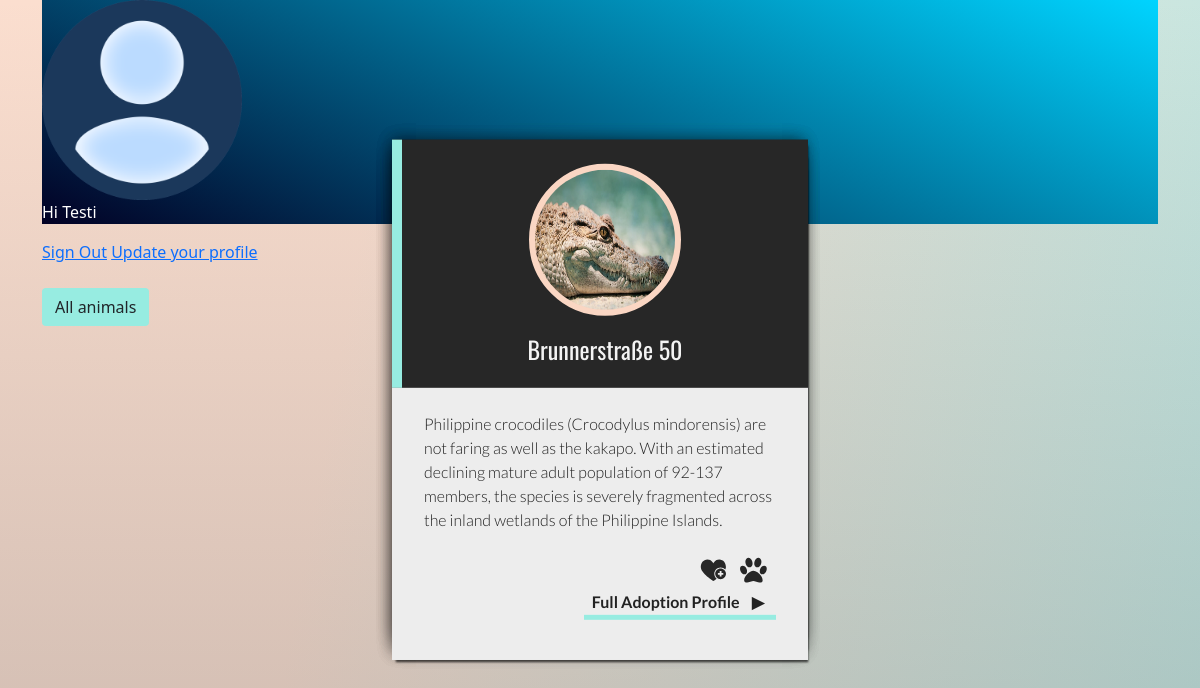
The page /login/senior.php (signed in) on the database its author committed.
### tables this page shows
CREATE TABLE `users` (
  `id` int(11) NOT NULL,
  `firstName` char(30) NOT NULL,
  `lastName` char(30) NOT NULL,
  `email` char(50) NOT NULL,
  `phoneNumber` int(12) NOT NULL,
  `address` char(50) NOT NULL,
  `picture` char(255) DEFAULT NULL,
  `password` varchar(255) NOT NULL,
  `status` varchar(250) NOT NULL DEFAULT 'user'
);

CREATE TABLE `animals` (
  `animalId` int(11) NOT NULL,
  `picture` char(250) NOT NULL,
  `location` char(100) NOT NULL,
  `description` char(250) NOT NULL,
  `size` varchar(25) NOT NULL,
  `age` int(11) NOT NULL,
  `hobbies` char(100) NOT NULL,
  `breed` char(50) NOT NULL
);

### login/senior.php (the view, shortened to what this page needs)
<?php
require_once '../components/db_connect.php';
$res = mysqli_query($connect, "SELECT * FROM users WHERE id=" . $_SESSION['user']);
$row = mysqli_fetch_array($res, MYSQLI_ASSOC);
$sql= "SELECT * FROM animals WHERE animals.age > 8";
$result = mysqli_query($connect, $sql);
if(mysqli_num_rows($result) == 0){
  $rows = "No result";
} else {
  $rows = mysqli_fetch_all($result, MYSQLI_ASSOC);
}
?>
<!DOCTYPE html>
<html lang="en">
<head>
  <link rel="stylesheet" href="style.css">
  <?php require_once '../components/boot.php' ?>
</head>
<body>
  <div class="container">
      <div class="hero">
          <img class="userImage" src="../pictures/<?php echo $row['picture']; ?>" alt="<?php echo $row['firstName']; ?>">
          <p class="text-white">Hi <?php echo $row['firstName']; ?></p>
      </div>
      <a href="logout.php?logout">Sign Out</a>
      <a href="update.php?id=<?php echo $_SESSION['user'] ?>">Update your profile</a>
  </div>
  <div class="container">
  <a class="btn mt-4 buttoncolor" href="home.php">All animals</a>
  <div class="row row-col-4">
  <?php
  if(is_array($rows)){
  foreach($rows as $row){
  ?>
    <div class="col">
  <div class="side_wrapper">
  <section class="about-dev">
    <header class="profile-card_header">
      <div class="profile-card_header-container">
        <div class="profile-card_header-imgbox">
          <img style="height: 100% !important" src="../pictures/<?= $row["picture"] ?>" alt="error" />
        </div>
        <h1><?= $row["location"] ?></h1>
      </div>
    </header>
    <div class="profile-card_about">
      <p><?= $row["description"] ?></p>
      <footer class="profile-card_footer">
        <div class="social-row">
          <div class="heart-icon" title="No Health Issues">
            <!DOCTYPE svg PUBLIC "-//W3C//DTD SVG 1.1//EN" "http://www.w3.org/Graphics/SVG/1.1/DTD/svg11.dtd">
          </div>
          <div class="paw-icon" title="Gets Along Well With Other Animals">
            <!DOCTYPE svg PUBLIC "-//W3C//DTD SVG 1.1//EN" "http://www.w3.org/Graphics/SVG/1.1/DTD/svg11.dtd">
          </div>
        </div>
        <p><a class="back-to-profile" href="#">Full Adoption Profile</a></p>
      </footer>
    </div>
  </section>
</div>
</div>
<?php
      }
      }
?>
</div>
</div>
</body>
</html>

### login/style.css (style rules this page uses)
* { box-sizing: border-box; }
html { font-size: 100%; }
body { padding: 0; margin: 0; min-height: 100vh; background: -webkit-linear-gradient(transparent, rgba( 110, 110, 110, .3)), -webkit-linear-gradient(350deg, rgba(250, 214, 195, .8) 30%, #B0EAE8 120%); background: linear-gradient(transparent, rgba( 110, 110, 110, .3)), linear-gradient(100deg, rgba(250, 214, 195, .8) 30%, #B0EAE8 120%); }
.about-dev { width: 100%; max-width: 26rem; margin: auto; box-shadow: 2px 4px 2px -2px rgba(0, 0, 0, .3), -2px -4px 15px -2px rgba(0, 0, 0, .2); animation: profile_in 0.8s; }
.profile-card_header-container { max-width: 15rem; margin: auto; }
.profile-card_header { background: #272727; border-left: 0.625rem solid #97ece1; padding: 1.5em 1.5em 1em; text-align: center; }
.profile-card_header-imgbox { display: block; width: 9.5rem; height: 9.5rem; overflow: hidden; border-radius: 50%; margin: auto; background: rgba(250, 214, 195, 1); border: 0.375rem solid rgba(250, 214, 195, 1); }
.profile-card_header img { max-width: 100%; }
.profile-card_header h1 { color: #f3f3f3; font-size: 1.5rem; margin-top: 0.8em; font-family: 'Oswald', sans-serif; font-weight: normal; position: relative; }
.profile-card_about { line-height: 1.5; background: #ededed; padding: 1.5em 2rem; color: #222; font-family: 'Lato', sans-serif; }
.profile-card_about p { font-weight: 300; }
.profile-card_footer { margin-top: 1.5em; text-align: right; }
.social-row { margin-right: 0.5em; }
.paw-icon, .heart-icon { display: inline-block; margin-left: 0.5em; transition: transform 0.3s; }
#pawi, #hearti { height: 1.8rem; width: 1.8rem; cursor: help; -webkit-transition: fill 0.3s ease-in-out; transition: fill 0.3s ease-in-out; }
.back-to-profile, .back-to-profile:visited { display: inline-block; padding-left: 0.5em; padding-bottom: 0.1em; color: #222; text-decoration: none; font-weight: bold; border-top: 0.3125rem solid rgba(0, 0, 0, 0); border-bottom: 0.3125rem solid #97ece1; -webkit-transition: border 0.3s ease-in-out; transition: border 0.3s ease-in-out; }
.back-to-profile::after { content: "\25b6"; margin: 0 0.75em; color: #222; }
.buttoncolor { background: #97ece1 !important; }
@media screen and (min-width: 33em) { .side_wrapper { margin: 2rem auto; } }
@media screen and (min-width: 33em) { .profile-card_header { padding: 1.5em 4em 1em; } }
@media screen and (min-height: 46em) { .side_wrapper { width: 100%; max-width: 26rem; margin: 0; position: absolute; top: 50%; left: 50%; transform: translate(-50%, -50%); } }
@media screen and (min-height: 46em) { .about-dev { max-width: 26rem; } }

### login/senior.php (style rules this page uses)
.userImage { width: 200px; height: 200px; }
.hero { background: rgb(2, 0, 36); background: linear-gradient(24deg, rgba(2, 0, 36, 1) 0%, rgba(0, 212, 255, 1) 100%); }

### rows shown on the page
users: picture (placeholder picture), firstName "Testi"
animals: picture (picture), location "Brunnerstraße 50", description "Philippine crocodiles (Crocodylus mindorensis) are not faring as well as the kakapo. With an estimated declining mature adult population of 92-137 members, the species is severely fragmented across the inland wetlands of the Philippine Islands."
